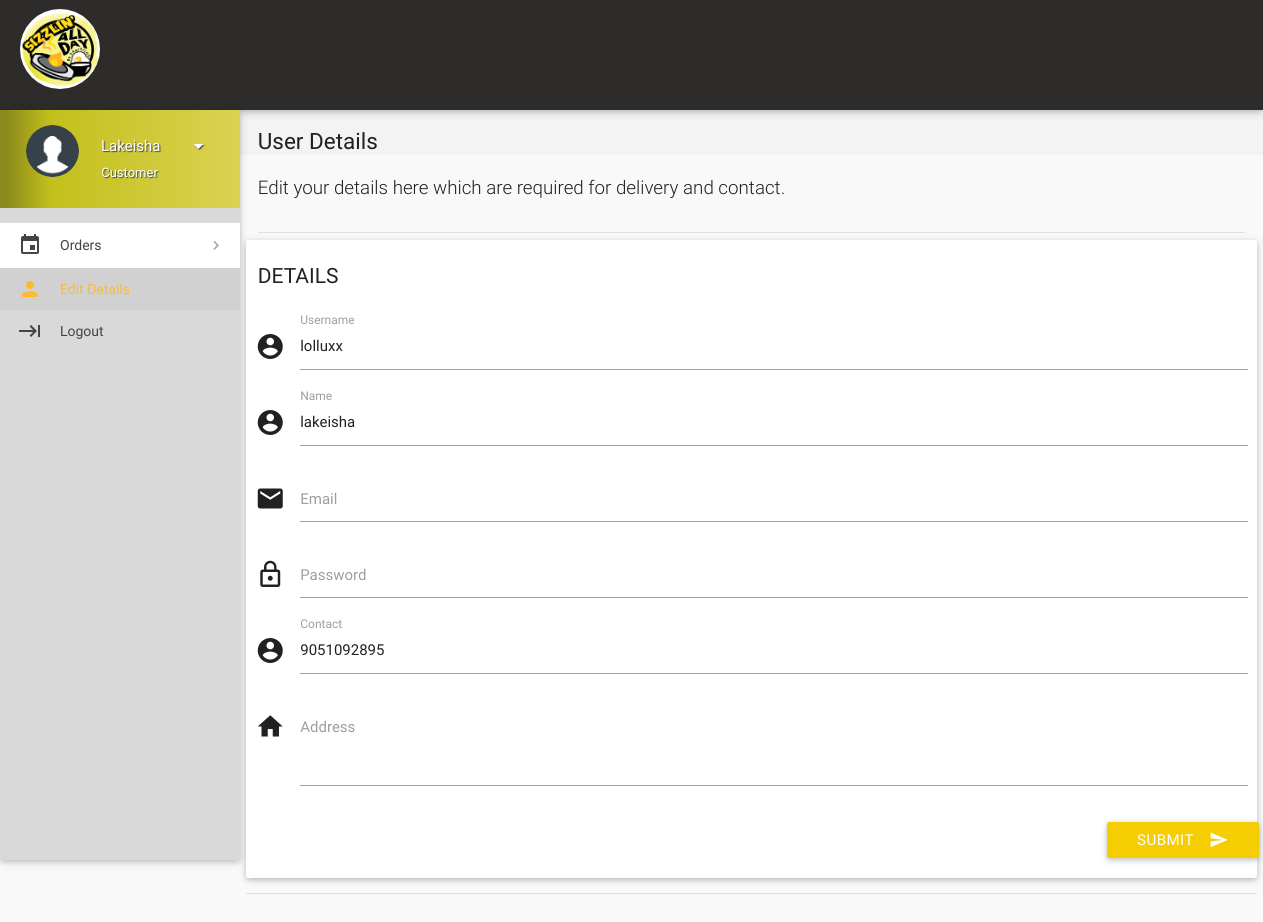
The page /Website/details.php (signed in) on the database its author committed.
### tables this page shows
CREATE TABLE `users` (
  `id` int(11) NOT NULL,
  `role` varchar(15) NOT NULL DEFAULT 'Customer',
  `name` varchar(15) NOT NULL,
  `username` varchar(10) NOT NULL,
  `password` text NOT NULL,
  `email` varchar(35) DEFAULT NULL,
  `address` varchar(300) DEFAULT NULL,
  `contact` bigint(11) NOT NULL,
  `verified` tinyint(1) NOT NULL DEFAULT 0,
  `deleted` tinyint(4) NOT NULL DEFAULT 0
);

### Website/includes/connect.php (called while the page is built, shortened)
<?php
if(isset($_SESSION['role']))
$role = $_SESSION['role'];
?>

### Website/details.php (the view, shortened to what this page needs)
<?php
include 'includes/connect.php';
$user_id = $_SESSION['user_id'];
$result = mysqli_query($con, "SELECT * FROM users where id = $user_id");
while($row = mysqli_fetch_array($result)){
$name = $row['name'];
$address = $row['address'];
$contact = $row['contact'];
$email = $row['email'];
$username = $row['username'];
}
	if($_SESSION['customer_sid']==session_id())
	{
		?>
<!DOCTYPE html>
<html lang="en">
<head>
  <link href="css/materialize.min.css" type="text/css" rel="stylesheet" media="screen,projection">
  <link href="css/style.min.css" type="text/css" rel="stylesheet" media="screen,projection">
  <link href="css/custom/custom.min.css" type="text/css" rel="stylesheet" media="screen,projection">
  <link href="js/plugins/perfect-scrollbar/perfect-scrollbar.css" type="text/css" rel="stylesheet" media="screen,projection">
</head>
<body>
  <header id="header" class="page-topbar">
        <div class="navbar-fixed">
            <nav class="navbar-color">
                <div class="nav-wrapper">
                    <ul class="left">
                      <li><h1 class="logo-wrapper"><a href="index.php" class="brand-logo darken-1"><img src="img/logo.jpg"  alt="Logo" width="80px" height="80px"></a></h1></li>
                    </ul>
                </div>
            </nav>
        </div>
  </header>
  <div id="main">
    <div class="wrapper">
      <aside id="left-sidebar-nav">
        <ul id="slide-out" class="side-nav fixed leftside-navigation">
            <li class="user-details  light-blue darken-2">
            <div class="row">
                <div class="col col s4 m4 l4">
                    <img src="images/userav.png" alt="" class="circle responsive-img valign profile-image">
                </div>
                <div class="col col s8 m8 l8">
                    <a class="btn-flat dropdown-button waves-effect waves-light white-text profile-btn" href="#" data-activates="profile-dropdown"><?php echo $name;?> <i class="mdi-navigation-arrow-drop-down right"></i></a>
                    <p class="user-roal"><?php echo $role;?></p>
                </div>
            </div>
            </li>
                <li class="no-padding">
                    <ul class="collapsible collapsible-accordion">
                        <li class="bold"><a class="collapsible-header waves-effect waves-light-blue"><i class="mdi-editor-insert-invitation"></i> Orders</a>
                        </li>
                    </ul>
                </li>
            <li class="bold active"><a href="details.php" class="waves-effect waves-light-blue"><i class="mdi-social-person"></i> Edit Details</a>
            </li>
            <li class="bold"><a href="router/logout.php" class="waves-effect waves-light-blue"><i class="mdi-hardware-keyboard-tab"></i> Logout</a></li>
        </ul>
        </aside>
      <section id="content">
        <div id="breadcrumbs-wrapper">
          <div class="container">
            <div class="row">
              <div class="col s12 m12 l12">
                <h5 class="breadcrumbs-title">User Details</h5>
              </div>
            </div>
          </div>
        </div>
        <div class="container">
          <p class="caption">Edit your details here which are required for delivery and contact.</p>
          <div class="divider"></div>
            <div class="row">
              <div class="col s12 m4 l3">
                <h4 class="header">Details</h4>
              </div>
<div>
                <div class="card-panel">
                  <div class="row">
                    <form class="formValidate" id="formValidate" method="post" action="routers/details-router.php" novalidate="novalidate"class="col s12">
                      <div class="row">
                        <div class="input-field col s12">
                          <i class="mdi-action-account-circle prefix"></i>
                          <input name="username" id="username" type="text" value="<?php echo $username;?>" data-error=".errorTxt1">
                          <label for="username" class="">Username</label>
                        </div>
                      </div>
                      <div class="row">
                        <div class="input-field col s12">
                          <i class="mdi-action-account-circle prefix"></i>
                          <input name="name" id="name" type="text" value="<?php echo $name;?>" data-error=".errorTxt2">
                          <label for="name" class="">Name</label>
                        </div>
                      </div>
                      <div class="row">
                        <div class="input-field col s12">
                          <i class="mdi-communication-email prefix"></i>
                          <input name="email" id="email" type="email" value="<?php echo $email;?>" data-error=".errorTxt3">
                          <label for="email" class="">Email</label>
                        </div>
                      </div>
                      <div class="row">
                        <div class="input-field col s12">
                          <i class="mdi-action-lock-outline prefix"></i>
                          <input name="password" id="password" type="password" data-error=".errorTxt4">
                          <label for="password" class="">Password</label>
                        </div>
                      </div>
                      <div class="row">
                        <div class="input-field col s12">
                          <i class="mdi-action-account-circle prefix"></i>
                          <input name="phone" id="phone" type="number" value="<?php echo $contact;?>" data-error=".errorTxt5">
                          <label for="phone" class="">Contact</label>
                        </div>
                      </div>
                      <div class="row">
                        <div class="input-field col s12">
                          <i class="mdi-action-home prefix"></i>
                          <textarea name="address" id="address" class="materialize-textarea validate" data-error=".errorTxt6"><?php echo $address;?></textarea>
                          <label for="address" class="">Address</label>
                        </div>
                        <div class="row">
                          <div class="input-field col s12">
                            <button class="btn  light-blue waves-effect waves-light right" type="submit" name="action">Submit
                              <i class="mdi-content-send right"></i>
                            </button>
                          </div>
                        </div>
                      </div>
                    </form>
                  </div>
                </div>
              </div>
            <div class="divider"></div>
          </div>
      </section>
    </div>
  </div>
</body>
</html>
<?php
	}
?>

### Website/details.php (style rules this page uses)
.input-field label.active { width:100%; }

### rows shown on the page
users: name "Lakeisha", username "lolluxx", name "lakeisha", phone "9051092895"

### other values the page prints
$role "Customer"
